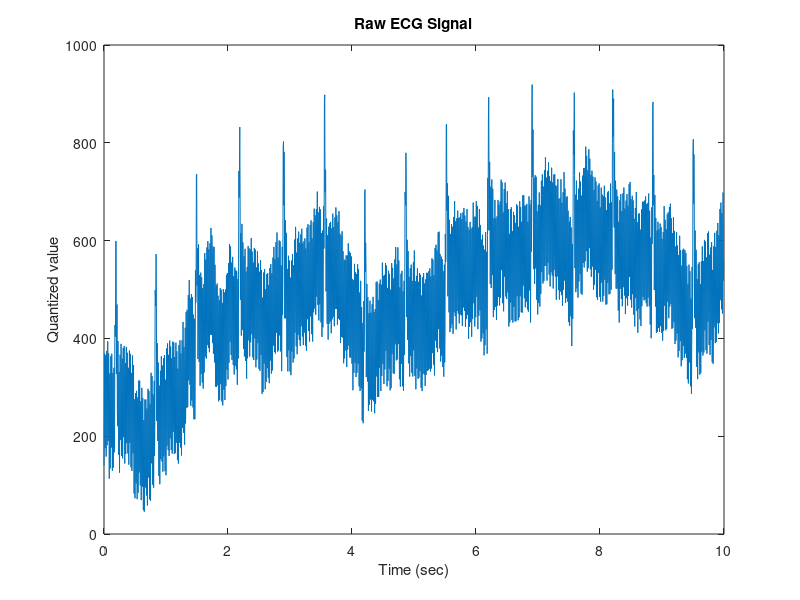
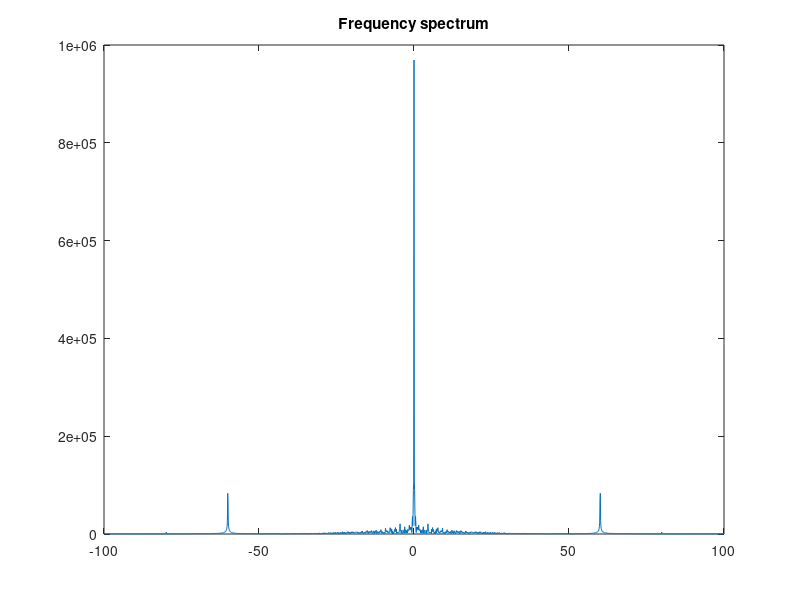
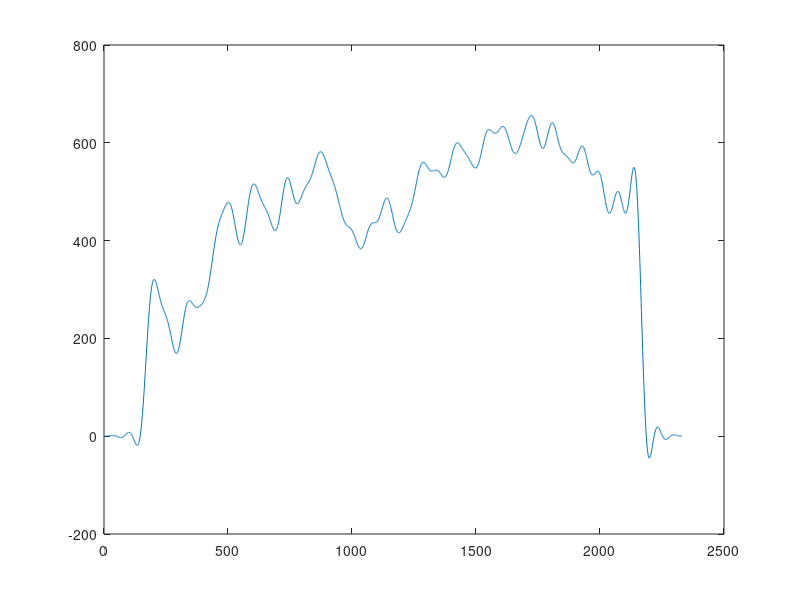
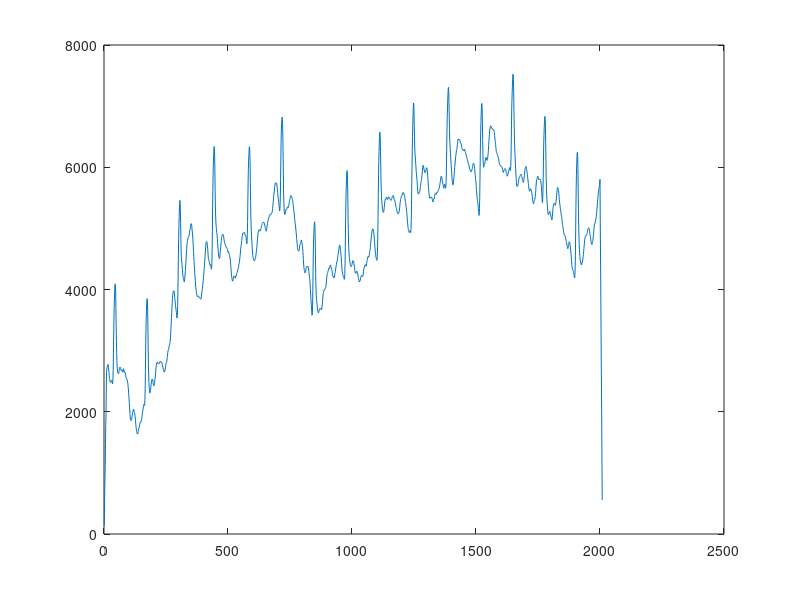

Write the MATLAB code that produced these figures, in order. (Note: this script raises an error after producing the figures.)
clear
close all

%% Load ECG data
% This raw ECG did not go through the analog notch filter
data = load('ECG_signal.mat');
ECG = data.ECG;
fs = data.fs;
Npoint = length(ECG);

% calculate t_axis and f_axis
dt = 1 / fs; % time resolution
t_axis = (0 : dt : 1/fs*(Npoint - 1));
df = fs / Npoint; % frequency resolution
f_axis = (0:1:(Npoint-1))*df - fs/2;  % frequency axis (shifted)

% plot signal and its frequency spectrum
figure(1)
plot(t_axis, ECG)
xlabel('Time (sec)')
ylabel('Quantized value')
title("Raw ECG Signal")

figure(2)
plot(f_axis, abs(fftshift(fft(ECG))))
title('Frequency spectrum')

%% (1) Design a digital filter to remove the 60Hz power noise

% filter design
% https://www.mathworks.com/help/signal/filter-design.html
% Hint: you may use moving average filter or fir1() or anything else
% In the report, please describe how you design this filter

% filtering

% Plot the filtered signal and its frequency spectrum
lpf = fir1(330, 3.1415/100);
h=ones(1,10);
x=conv(lpf, ECG);
y=conv(h, ECG);

figure(3)
plot(x)

figure(4)
plot(y)


%% (2) Design a digital filter to remove baseline wander noise

% filter design or somehow remove the baseline wander noise
% Hint: you may use high-pass filters or (original signal - low passed signal)

% plot the filtered signal
remove_baseline_ECG=highpass(y, 5, fs);
figure(5)
plot(remove_baseline_ECG)


%% (3) Utilizing the ADC dynamic range in 8-bit
% the code should be written in Arduino
